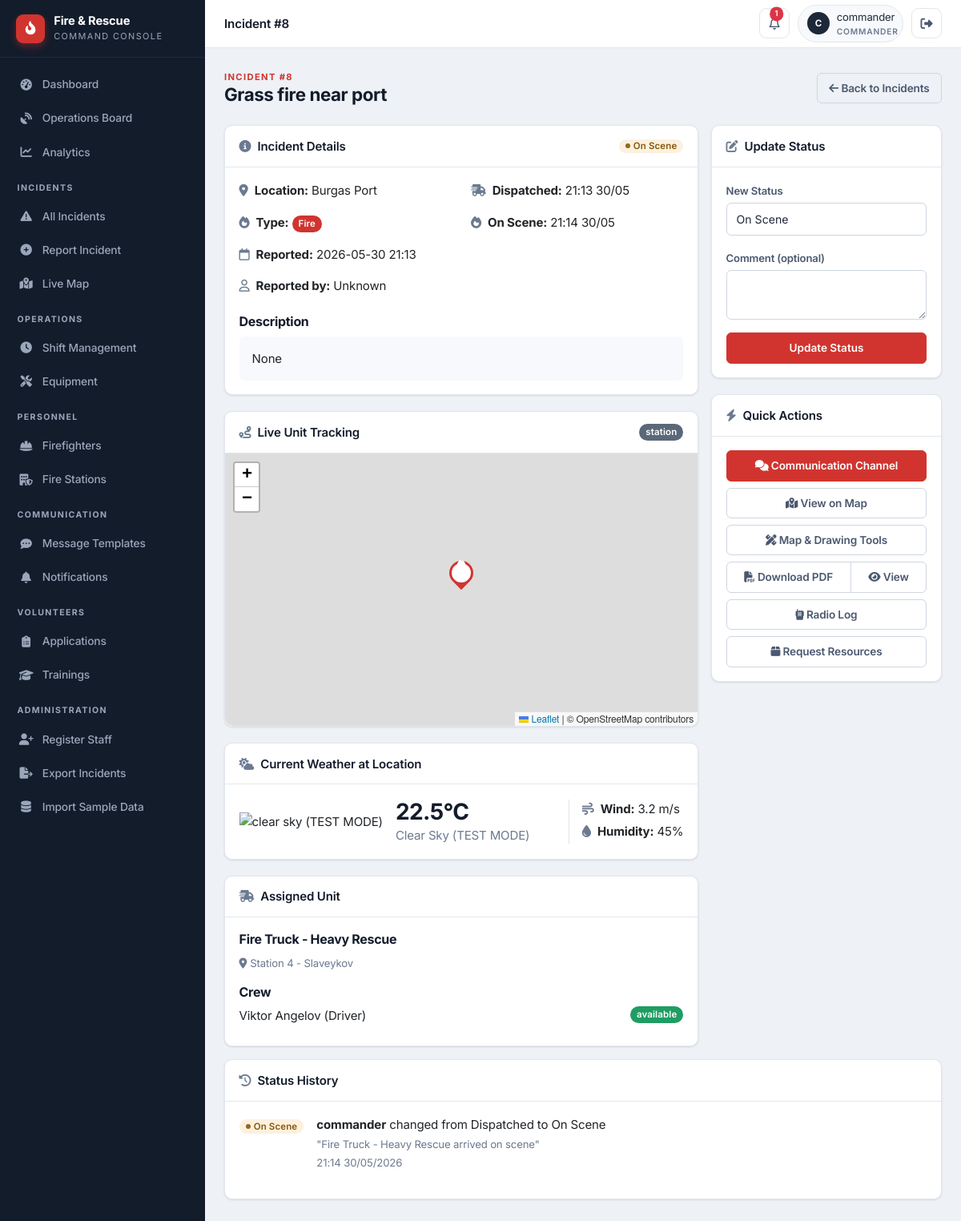
/staff/incident/8 (signed in), run on the app's committed database.
### app/models/incident.py (models this page shows)
class Incident(db.Model):
    id = db.Column(db.Integer, primary_key=True)
    title = db.Column(db.String(100), nullable=False)
    location = db.Column(db.String(200), nullable=False)
    incident_type = db.Column(db.String(50), nullable=False)
    description = db.Column(db.Text)
    status = db.Column(db.String(20), default='Reported')
    reported_by = db.Column(db.Integer, db.ForeignKey('user_model.id'))
    reported_at = db.Column(db.DateTime, default=datetime.datetime.utcnow)
    assigned_vehicle_id = db.Column(db.Integer, db.ForeignKey('vehicle.id'), nullable=True)
    latitude = db.Column(db.Float, nullable=True)
    longitude = db.Column(db.Float, nullable=True)
    dispatched_at = db.Column(db.DateTime, nullable=True)
    on_scene_at = db.Column(db.DateTime, nullable=True)
    closed_at = db.Column(db.DateTime, nullable=True)
    last_updated = db.Column(db.DateTime, default=datetime.datetime.utcnow, onupdate=datetime.datetime.utcnow)
    updated_by = db.Column(db.Integer, db.ForeignKey('user_model.id'), nullable=True)
    assigned_vehicle = db.relationship('Vehicle', foreign_keys=[assigned_vehicle_id])
    reporter = db.relationship('UserModel', foreign_keys=[reported_by], backref='reported_incidents')
    updater = db.relationship('UserModel', foreign_keys=[updated_by], backref='updated_incidents')
    wind_direction = db.Column(db.Integer, nullable=True)  # degrees (0-360)
    wind_speed = db.Column(db.Float, nullable=True)  # km/h

class StatusUpdate(db.Model):
    id = db.Column(db.Integer, primary_key=True)
    incident_id = db.Column(db.Integer, db.ForeignKey('incident.id'), nullable=False)
    user_id = db.Column(db.Integer, db.ForeignKey('user_model.id'), nullable=False)
    old_status = db.Column(db.String(20), nullable=False)
    new_status = db.Column(db.String(20), nullable=False)
    comment = db.Column(db.Text, nullable=True)
    timestamp = db.Column(db.DateTime, default=datetime.datetime.utcnow)
    incident = db.relationship('Incident', backref='status_updates')
    user = db.relationship('UserModel', foreign_keys=[user_id])

### app/models/vehicle.py (models this page shows)
class Vehicle(db.Model):
    id = db.Column(db.Integer, primary_key=True)
    type = db.Column(db.String(50))
    location = db.Column(db.String(200))
    latitude = db.Column(db.Float, nullable=True)
    longitude = db.Column(db.Float, nullable=True)
    last_updated = db.Column(db.DateTime, default=datetime.datetime.utcnow, onupdate=datetime.datetime.utcnow)
    speed = db.Column(db.Float, nullable=True)
    heading = db.Column(db.Integer, nullable=True)
    status = db.Column(db.String(20), default='station')
    station_id = db.Column(db.Integer, db.ForeignKey('fire_station.id'), nullable=True)
    current_incident_id = db.Column(db.Integer, db.ForeignKey('incident.id'), nullable=True)
    route_polyline = db.Column(db.Text, nullable=True)      # JSON list of [lat, lng] along the road
    route_started_at = db.Column(db.DateTime, nullable=True)  # when the vehicle began driving
    route_total_seconds = db.Column(db.Float, nullable=True)  # animation duration (sped up for demo)
    route_real_seconds = db.Column(db.Float, nullable=True)   # real OSRM driving time, for ETA display
    route_distance_m = db.Column(db.Float, nullable=True)     # real route distance in meters
    route_dest_lat = db.Column(db.Float, nullable=True)
    route_dest_lng = db.Column(db.Float, nullable=True)
    current_incident = db.relationship('Incident', foreign_keys=[current_incident_id])
    firefighters = db.relationship('Firefighter', backref='assigned_vehicle', lazy=True)

### app/models/firefighter.py (models this page shows)
class Firefighter(db.Model):
    id = db.Column(db.Integer, primary_key=True)
    name = db.Column(db.String(100), nullable=False)
    rank = db.Column(db.String(50))
    status = db.Column(db.String(20), default='available')
    vehicle_id = db.Column(db.Integer, db.ForeignKey('vehicle.id'), nullable=True)
    station_id = db.Column(db.Integer, db.ForeignKey('fire_station.id'), nullable=True)
    user_id = db.Column(db.Integer, db.ForeignKey('user_model.id'), nullable=True, unique=True)
    user = db.relationship('UserModel', foreign_keys=[user_id], backref='firefighter_profile')
    employee_id = db.Column(db.String(20), unique=True, nullable=True)
    phone = db.Column(db.String(20), nullable=True)
    hire_date = db.Column(db.DateTime, nullable=True)
    last_active = db.Column(db.DateTime, nullable=True)
    current_shift_id = db.Column(db.Integer, db.ForeignKey('shift.id'), nullable=True)
    current_shift = db.relationship('Shift', foreign_keys=[current_shift_id], back_populates='firefighter')
    shifts = db.relationship('Shift', foreign_keys='Shift.firefighter_id', back_populates='firefighter')

### app/models/user.py (models this page shows)
class UserModel(db.Model):
    id = db.Column(db.Integer, primary_key=True)
    username = db.Column(db.String(20), unique=True, nullable=False)
    email = db.Column(db.String(120), unique=True, nullable=False)
    password = db.Column(db.String(60), nullable=False)
    role = db.Column(db.String(20), default='public')

### app/routes/incidents.py (the view, shortened to what this page needs)
@incidents_bp.route('/staff/incident/<int:incident_id>', methods=['GET', 'POST'])
@login_required
def detail(incident_id):
    incident = Incident.query.get_or_404(incident_id)
    form = StatusUpdateForm()
    status_history = StatusUpdate.query.filter_by(incident_id=incident_id).order_by(StatusUpdate.timestamp.desc()).all()
    weather = None
    if incident.latitude and incident.longitude:
        weather = get_weather(incident.latitude, incident.longitude)
    return render_template('staff/incidents/detail.html',
                           incident=incident,
                           form=form,
                           status_history=status_history,
                           weather=weather)

### app/templates/staff/incidents/detail.html (shortened to what this page needs)
{% extends "staff/base.html" %}
{% block topbar_title %}Incident #{{ incident.id }}{% endblock %}
{% block content %}
<div class="page-head">
    <div>
        <div class="eyebrow">Incident #{{ incident.id }}</div>
        <h1>{{ incident.title }}</h1>
    </div>
    <a href="{{ url_for('incidents.list_incidents') }}" class="btn btn-outline-secondary">
        <i class="fa-solid fa-arrow-left"></i> Back to Incidents
    </a>
</div>
<div class="row g-3">
    <div class="col-lg-8">
        <div class="card">
            <div class="card-header d-flex justify-content-between align-items-center">
                <span><i class="fa-solid fa-circle-info text-muted me-2"></i>Incident Details</span>
                {% set s = incident.status %}
                <span class="pill {% if s=='Reported' %}pill-reported{% elif s=='Dispatched' %}pill-dispatched{% elif s=='On Scene' %}pill-onscene{% elif s=='Closed' %}pill-closed{% else %}pill-danger{% endif %}">{{ s }}</span>
            </div>
            <div class="card-body">
                <div class="row">
                    <div class="col-md-6">
                        <p><i class="fa-solid fa-location-dot text-muted me-2"></i><strong>Location:</strong> {{ incident.location }}</p>
                        <p><i class="fa-solid fa-fire text-muted me-2"></i><strong>Type:</strong>
                            <span class="badge bg-{% if incident.incident_type == 'fire' %}primary{% elif incident.incident_type == 'rescue' %}success{% elif incident.incident_type == 'accident' %}warning{% else %}secondary{% endif %} text-capitalize">{{ incident.incident_type }}</span></p>
                        <p><i class="fa-regular fa-calendar text-muted me-2"></i><strong>Reported:</strong> {{ incident.reported_at.strftime('%Y-%m-%d %H:%M') }}</p>
                        <p><i class="fa-regular fa-user text-muted me-2"></i><strong>Reported by:</strong> {{ incident.reporter.username if incident.reporter else 'Unknown' }}</p>
                    </div>
                    <div class="col-md-6">
                        {% if incident.dispatched_at %}<p><i class="fa-solid fa-truck-fast text-muted me-2"></i><strong>Dispatched:</strong> {{ incident.dispatched_at.strftime('%H:%M %d/%m') }}</p>{% endif %}
                        {% if incident.on_scene_at %}<p><i class="fa-solid fa-fire text-muted me-2"></i><strong>On Scene:</strong> {{ incident.on_scene_at.strftime('%H:%M %d/%m') }}</p>{% endif %}
                    </div>
                </div>
                <div class="mt-2"><h6>Description</h6><div class="p-3 rounded" style="background:var(--surface-2);">{{ incident.description }}</div></div>
            </div>
        </div>
        {% if incident.latitude and incident.longitude %}
        <div class="card">
            <div class="card-header d-flex justify-content-between align-items-center">
                <span><i class="fa-solid fa-route text-muted me-2"></i>Live Unit Tracking</span>
                <span id="trk-status" class="badge bg-secondary">Loading…</span>
            </div>
            <div class="card-body p-0">
                <div id="trackMap" style="height: 340px; width: 100%; border-radius: 0 0 var(--r) var(--r);"></div>
            </div>
        </div>
        {% endif %}
        {% if weather %}
        <div class="card">
            <div class="card-header"><i class="fa-solid fa-cloud-sun text-muted me-2"></i>Current Weather at Location</div>
            <div class="card-body">
                <div class="d-flex align-items-center">
                    <img src="https://openweathermap.org/img/wn/{{ weather.icon }}@2x.png" alt="{{ weather.description }}">
                    <div class="ms-3">
                        <h3 class="mb-0">{{ weather.temp }}°C</h3>
                        <p class="text-capitalize mb-0 text-muted">{{ weather.description }}</p>
                    </div>
                    <div class="ms-auto border-start ps-3">
                        <p class="mb-1"><i class="fa-solid fa-wind text-muted me-2"></i><strong>Wind:</strong> {{ weather.wind_speed }} m/s</p>
                        <p class="mb-1"><i class="fa-solid fa-droplet text-muted me-2"></i><strong>Humidity:</strong> {{ weather.humidity }}%</p>
                    </div>
                </div>
            </div>
        </div>
        {% endif %}
        <div class="card mb-0">
            <div class="card-header"><i class="fa-solid fa-truck-fast text-muted me-2"></i>Assigned Unit</div>
            <div class="card-body">
                {% if incident.assigned_vehicle %}
                    <h6>{{ incident.assigned_vehicle.type }}</h6>
                    <p class="mb-1 text-muted"><small><i class="fa-solid fa-location-dot me-1"></i>{{ incident.assigned_vehicle.location }}</small></p>
                    <h6 class="mt-3">Crew</h6>
                    <ul class="list-unstyled mb-0">
                        {% for f in incident.assigned_vehicle.firefighters %}
                        <li class="mb-2">{{ f.name }} ({{ f.rank }})<span class="badge bg-{% if f.status == 'available' %}success{% else %}warning{% endif %} float-end">{{ f.status }}</span></li>
                        {% endfor %}
                    </ul>
                {% else %}<p class="text-muted mb-0">No unit assigned yet.</p>{% endif %}
            </div>
        </div>
    </div>
    <div class="col-lg-4">
        <div class="card">
            <div class="card-header"><i class="fa-solid fa-pen-to-square text-muted me-2"></i>Update Status</div>
            <div class="card-body">
                <form method="POST">
                    <div class="mb-3">
                        <label class="form-label">New Status</label>
                        <select name="new_status" class="form-select">
                            <option value="On Scene" {% if incident.status == 'On Scene' %}selected{% endif %}>On Scene</option>
                        </select>
                    </div>
                    <div class="mb-3"><label class="form-label">Comment (optional)</label><textarea name="comment" class="form-control" rows="2"></textarea></div>
                    <button type="submit" class="btn btn-primary w-100">Update Status</button>
                </form>
            </div>
        </div>
        <div class="card mb-0">
            <div class="card-header"><i class="fa-solid fa-bolt text-muted me-2"></i>Quick Actions</div>
            <div class="card-body d-grid gap-2">
                <a href="{{ url_for('communications.incident_chat', incident_id=incident.id) }}" class="btn btn-primary"><i class="fa-solid fa-comments"></i> Communication Channel</a>
                <a href="{{ url_for('map.incident_map') }}" class="btn btn-outline-secondary"><i class="fa-solid fa-map-location-dot"></i> View on Map</a>
                <a href="{{ url_for('map.incident_detail_map', incident_id=incident.id) }}" class="btn btn-outline-secondary"><i class="fa-solid fa-pen-ruler"></i> Map &amp; Drawing Tools</a>
                <div class="btn-group">
                    <a href="{{ url_for('incidents.incident_pdf', incident_id=incident.id) }}" class="btn btn-outline-secondary"><i class="fa-solid fa-file-pdf"></i> Download PDF</a>
                    <a href="{{ url_for('incidents.view_incident_pdf', incident_id=incident.id) }}" class="btn btn-outline-secondary" target="_blank"><i class="fa-solid fa-eye"></i> View</a>
                </div>
                <a href="{{ url_for('communications.radio_log', incident_id=incident.id) }}" class="btn btn-outline-secondary"><i class="fa-solid fa-walkie-talkie"></i> Radio Log</a>
                <a href="{{ url_for('incidents.incident_resources', incident_id=incident.id) }}" class="btn btn-outline-secondary"><i class="fa-solid fa-box"></i> Request Resources</a>
            </div>
        </div>
    </div>
</div>
<div class="row mt-3">
    <div class="col-12">
        <div class="card mb-0">
            <div class="card-header"><i class="fa-solid fa-clock-rotate-left text-muted me-2"></i>Status History</div>
            <div class="card-body">
                {% if status_history %}
                    {% for update in status_history %}
                    <div class="mb-3">
                        <div class="d-flex">
                            <div class="me-3">
                                {% set ns = update.new_status %}
                                <span class="pill {% if ns=='Reported' %}pill-reported{% elif ns=='Dispatched' %}pill-dispatched{% elif ns=='On Scene' %}pill-onscene{% elif ns=='Closed' %}pill-closed{% else %}pill-danger{% endif %}">{{ ns }}</span>
                            </div>
                            <div>
                                <p class="mb-0"><strong>{{ update.user.username if update.user else 'System' }}</strong> changed from {{ update.old_status }} to {{ update.new_status }}</p>
                                {% if update.comment %}<p class="mb-0 text-muted"><small>"{{ update.comment }}"</small></p>{% endif %}
                                <small class="text-muted">{{ update.timestamp.strftime('%H:%M %d/%m/%Y') }}</small>
                            </div>
                        </div>
                    </div>
                    {% endfor %}
                {% else %}<p class="text-muted mb-0">No status updates yet.</p>{% endif %}
            </div>
        </div>
    </div>
</div>
{% if incident.latitude and incident.longitude %}
<link rel="stylesheet" href="https://unpkg.com/leaflet@1.9.4/dist/leaflet.css" />
<link rel="stylesheet" href="https://cdnjs.cloudflare.com/ajax/libs/font-awesome/6.5.1/css/all.min.css">
{% endif %}
{% endblock %}

### data on the page
Incident: id "8", title "Grass fire near port", status "On Scene", location "Burgas Port", incident_type "Fire", reported_at "2026-05-30 21:13", dispatched_at "21:13 30/05", on_scene_at "21:14 30/05", description "None", new_status "On Scene"
Vehicle: assigned_vehicle.type "Fire Truck - Heavy Rescue", assigned_vehicle.location "Station 4 - Slaveykov"
Firefighter: name "Viktor Angelov", rank "Driver", status "available"
StatusUpdate: new_status "On Scene", user "commander", old_status "Dispatched", comment "Fire Truck - Heavy Rescue arrived on scene", timestamp "21:14 30/05/2026"

### other printed values
{{ (session.user_name or '?')[0]|upper }} "C"
{{ session.user_name }} "commander"
{{ session.user_role }} "COMMANDER"
{{ incident.reporter.username if incident.reporter else 'Unknown' }} "Unknown"
{{ weather.temp }} "22.5"
{{ weather.description }} "Clear Sky (TEST MODE)"
{{ weather.wind_speed }} "3.2"
{{ weather.humidity }} "45"
